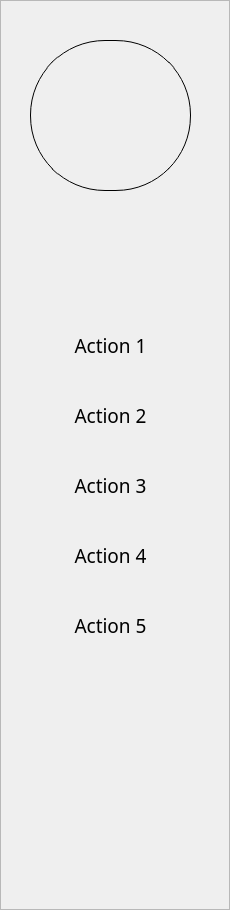
                    <widget class="QFrame" name="frmMenu">
                        <property name="sizePolicy">
                            <sizepolicy hsizetype="Fixed" vsizetype="Preferred">
                                <horstretch>0</horstretch>
                                <verstretch>0</verstretch>
                            </sizepolicy>
                        </property>
                        <property name="minimumSize">
                            <size>
                                <width>221</width>
                                <height>501</height>
                            </size>
                        </property>
                        <property name="styleSheet">
                            <string notr="true">background-color: rgba(209, 204, 192,.5);</string>
                        </property>
                        <property name="frameShape">
                            <enum>QFrame::StyledPanel</enum>
                        </property>
                        <property name="frameShadow">
                            <enum>QFrame::Raised</enum>
                        </property>
                        <widget class="QPushButton" name="btnLogo">
                            <property name="geometry">
                                <rect>
                                    <x>30</x>
                                    <y>40</y>
                                    <width>161</width>
                                    <height>151</height>
                                </rect>
                            </property>
                            <property name="styleSheet">
                                <string notr="true">QPushButton{
                                    background: none;
                                    border: 1px solid;
                                    border-color: rgba(247, 241, 227,.50);
                                    border-radius: 75px;
                                    }
                                    QPushButton:hover:!pressed{
                                    border: 2px solid;
                                    border-color: rgba(247, 241, 227,.75);
                                    }
                                    QPushButton:hover:pressed{
                                    border: 2px solid;
                                    border-color: rgba(247, 241, 227,1);
                                    }
                                </string>
                            </property>
                            <property name="text">
                                <string/>
                            </property>
                            <property name="icon">
                                <iconset>
                                    <normaloff>../icons/owl.png</normaloff>../icons/owl.png
                                </iconset>
                            </property>
                            <property name="iconSize">
                                <size>
                                    <width>141</width>
                                    <height>141</height>
                                </size>
                            </property>
                        </widget>
                        <widget class="QPushButton" name="btnAction1">
                            <property name="geometry">
                                <rect>
                                    <x>0</x>
                                    <y>310</y>
                                    <width>221</width>
                                    <height>71</height>
                                </rect>
                            </property>
                            <property name="font">
                                <font>
                                    <family>Microsoft YaHei UI Light</family>
                                    <pointsize>14</pointsize>
                                </font>
                            </property>
                            <property name="styleSheet">
                                <string notr="true">QPushButton{
                                    background: none;
                                    border-radius: 3px;
                                    color: rgba(0, 70, 95,.95);
                                    }
                                    QPushButton:hover:!pressed{
                                    background-color: rgba(253, 191, 0,.5);
                                    border-left: 3px solid transparent;
                                    }
                                    QPushButton:hover:pressed{
                                    background-color: rgba(255, 218, 45,.75);
                                    }
                                </string>
                            </property>
                            <property name="text">
                                <string>Action 1</string>
                            </property>
                        </widget>
                        <widget class="QPushButton" name="btnAction2">
                            <property name="geometry">
                                <rect>
                                    <x>0</x>
                                    <y>380</y>
                                    <width>221</width>
                                    <height>71</height>
                                </rect>
                            </property>
                            <property name="font">
                                <font>
                                    <family>Microsoft YaHei UI Light</family>
                                    <pointsize>14</pointsize>
                                </font>
                            </property>
                            <property name="styleSheet">
                                <string notr="true">QPushButton{
                                    background: none;
                                    border-radius: 3px;
                                    color: rgba(0, 70, 95,.95);
                                    }
                                    QPushButton:hover:!pressed{
                                    background-color: rgba(253, 191, 0,.5);
                                    border-left: 3px solid transparent;
                                    }
                                    QPushButton:hover:pressed{
                                    background-color: rgba(255, 218, 45,.75);
                                    }
                                </string>
                            </property>
                            <property name="text">
                                <string>Action 2</string>
                            </property>
                        </widget>
                        <widget class="QPushButton" name="btnAction3">
                            <property name="geometry">
                                <rect>
                                    <x>0</x>
                                    <y>450</y>
                                    <width>221</width>
                                    <height>71</height>
                                </rect>
                            </property>
                            <property name="font">
                                <font>
                                    <family>Microsoft YaHei UI Light</family>
                                    <pointsize>14</pointsize>
                                </font>
                            </property>
                            <property name="styleSheet">
                                <string notr="true">QPushButton{
                                    background: none;
                                    border-radius: 3px;
                                    color: rgba(0, 70, 95,.95);
                                    }
                                    QPushButton:hover:!pressed{
                                    background-color: rgba(253, 191, 0,.5);
                                    border-left: 3px solid transparent;
                                    }
                                    QPushButton:hover:pressed{
                                    background-color: rgba(255, 218, 45,.75);
                                    }
                                </string>
                            </property>
                            <property name="text">
                                <string>Action 3</string>
                            </property>
                        </widget>
                        <widget class="QPushButton" name="btnAction4">
                            <property name="geometry">
                                <rect>
                                    <x>0</x>
                                    <y>520</y>
                                    <width>221</width>
                                    <height>71</height>
                                </rect>
                            </property>
                            <property name="font">
                                <font>
                                    <family>Microsoft YaHei UI Light</family>
                                    <pointsize>14</pointsize>
                                </font>
                            </property>
                            <property name="styleSheet">
                                <string notr="true">QPushButton{
                                    background: none;
                                    border-radius: 3px;
                                    color: rgba(0, 70, 95,.95);
                                    }
                                    QPushButton:hover:!pressed{
                                    background-color: rgba(253, 191, 0,.5);
                                    border-left: 3px solid transparent;
                                    }
                                    QPushButton:hover:pressed{
                                    background-color: rgba(255, 218, 45,.75);
                                    }
                                </string>
                            </property>
                            <property name="text">
                                <string>Action 4</string>
                            </property>
                        </widget>
                        <widget class="QPushButton" name="btnAction5">
                            <property name="geometry">
                                <rect>
                                    <x>0</x>
                                    <y>590</y>
                                    <width>221</width>
                                    <height>71</height>
                                </rect>
                            </property>
                            <property name="font">
                                <font>
                                    <family>Microsoft YaHei UI Light</family>
                                    <pointsize>14</pointsize>
                                </font>
                            </property>
                            <property name="styleSheet">
                                <string notr="true">QPushButton{
                                    background: none;
                                    border-radius: 3px;
                                    color: rgba(0, 70, 95,.95);
                                    }
                                    QPushButton:hover:!pressed{
                                    background-color: rgba(253, 191, 0,.5);
                                    border-left: 3px solid transparent;
                                    }
                                    QPushButton:hover:pressed{
                                    background-color: rgba(255, 218, 45,.75);
                                    }
                                </string>
                            </property>
                            <property name="text">
                                <string>Action 5</string>
                            </property>
                        </widget>
                        <widget class="QToolButton" name="btnQuit">
                            <property name="geometry">
                                <rect>
                                    <x>0</x>
                                    <y>850</y>
                                    <width>81</width>
                                    <height>51</height>
                                </rect>
                            </property>
                            <property name="font">
                                <font>
                                    <family>Microsoft YaHei Light</family>
                                    <pointsize>9</pointsize>
                                </font>
                            </property>
                            <property name="toolTip">
                                <string>Quit Application</string>
                            </property>
                            <property name="styleSheet">
                                <string notr="true">QToolButton{
                                    background: none;
                                    border: none;
                                    border-radius: 35px;
                                    }
                                    QToolButton:hover:!pressed{
                                    background-color: rgba(210, 0, 65,.5);
                                    border-left: 3px solid transparent;
                                    }
                                    QToolButton:hover:pressed{
                                    background-color: rgba(210, 0, 65,.75);
                                    }
                                </string>
                            </property>
                            <property name="text">
                                <string/>
                            </property>
                            <property name="iconSize">
                                <size>
                                    <width>35</width>
                                    <height>35</height>
                                </size>
                            </property>
                            <property name="toolButtonStyle">
                                <enum>Qt::ToolButtonIconOnly</enum>
                            </property>
                        </widget>
                        <widget class="QToolButton" name="btnSettings">
                            <property name="geometry">
                                <rect>
                                    <x>70</x>
                                    <y>850</y>
                                    <width>81</width>
                                    <height>51</height>
                                </rect>
                            </property>
                            <property name="font">
                                <font>
                                    <family>Microsoft YaHei Light</family>
                                    <pointsize>9</pointsize>
                                </font>
                            </property>
                            <property name="toolTip">
                                <string>Application Settings</string>
                            </property>
                            <property name="styleSheet">
                                <string notr="true">QToolButton{
                                    background: none;
                                    border: none;
                                    border-radius: 35px;
                                    }
                                    QToolButton:hover:!pressed{
                                    background-color: rgba(253, 191, 0,.5);
                                    border-left: 3px solid transparent;
                                    }
                                    QToolButton:hover:pressed{
                                    background-color: rgba(255, 218, 45,.75);
                                    }
                                </string>
                            </property>
                            <property name="text">
                                <string/>
                            </property>
                            <property name="iconSize">
                                <size>
                                    <width>35</width>
                                    <height>35</height>
                                </size>
                            </property>
                            <property name="toolButtonStyle">
                                <enum>Qt::ToolButtonIconOnly</enum>
                            </property>
                        </widget>
                        <widget class="QToolButton" name="btnUser">
                            <property name="geometry">
                                <rect>
                                    <x>140</x>
                                    <y>850</y>
                                    <width>81</width>
                                    <height>51</height>
                                </rect>
                            </property>
                            <property name="font">
                                <font>
                                    <family>Microsoft YaHei Light</family>
                                    <pointsize>9</pointsize>
                                </font>
                            </property>
                            <property name="toolTip">
                                <string>User Settings</string>
                            </property>
                            <property name="styleSheet">
                                <string notr="true">QToolButton{
                                    background: none;
                                    border: none;
                                    border-radius: 35px;
                                    }
                                    QToolButton:hover:!pressed{
                                    background-color: rgba(0, 96, 127,.5);
                                    border-left: 3px solid transparent;
                                    }
                                    QToolButton:hover:pressed{
                                    background-color: rgba(0, 96, 127,.75);
                                    }
                                </string>
                            </property>
                            <property name="text">
                                <string/>
                            </property>
                            <property name="iconSize">
                                <size>
                                    <width>35</width>
                                    <height>35</height>
                                </size>
                            </property>
                            <property name="toolButtonStyle">
                                <enum>Qt::ToolButtonIconOnly</enum>
                            </property>
                        </widget>
                    </widget>
